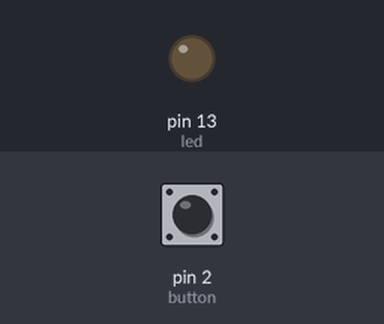
Bench run of a sketch on a simulated Arduino Uno, built with avr-gcc and run on an emulated ATmega328P. On the bench: output pins drawn as LEDs (lit = HIGH). Inputs (shaded band) come from the test bench; at power-on: pin 2 (button) LOW.

Above: at 1.2 s.
1.3 s: pin 2 (button) pulled HIGH for 0.15 s
At 1.37 s:
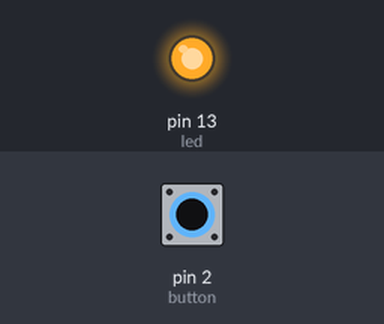
2.9 s: pin 2 (button) pulled HIGH for 3.2 s
At 7.2 s:
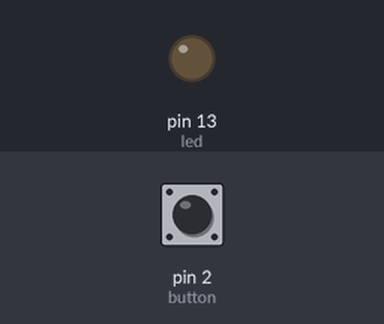
Timing chart, 0 to 8.7 s (numbered marks = the images above; inputs shaded):
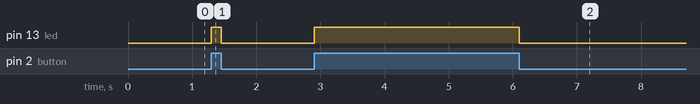

Measured:
- after the input at 1.3 s, pin 13 (led): LOW → HIGH at once, → LOW 0.15 s later
- after the input at 2.9 s, pin 13 (led): LOW → HIGH at once, → LOW 3.2 s later

The sketch:

sketch_jun11b.ino
```cpp
//ボタンの登録
int button = 2;

//LEDに接続したピン番号
int led = 13;


//ボタンの状態を見る変数
int buttonState = 0;

void setup() {
  //LEDのピンをArduinoにセット
  pinMode(led, OUTPUT);
  //ボタンをセット
  pinMode(button, INPUT);
}

void loop() {
  //ボタンの状態を読み取る
  buttonState = digitalRead(button);

  //もしボタンの状態がHIGHだったら
  if(buttonState == HIGH){
    //デジタル出力
    digitalWrite(led, HIGH);
  } else {
    //デジタル出力OFF
  digitalWrite(led, LOW);
  }

}
```
